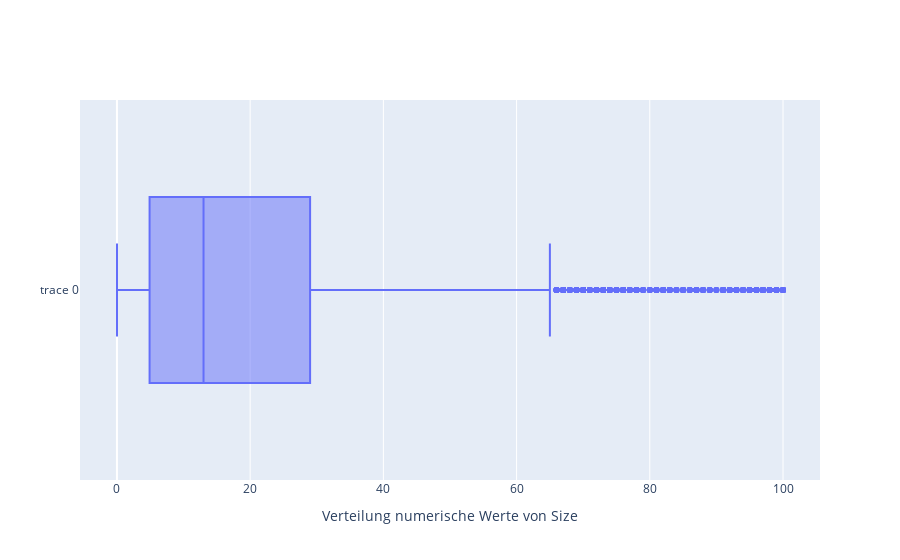

Here is the notebook cell this chart was saved with:
### Code cell
data = [
    go.Box( x = sorted(only_numeric_values['Size']))
    ]

fig = go.Figure(data)
fig.update_xaxes(title_text='Verteilung numerische Werte von Size')
fig.show()

### Figure 1 — Plotly figure (JSON) as saved in the notebook; plotly's stock layout.template omitted (floating-point values rounded to 4 significant figures; data arrays with more than 128 entries replaced by an {"elided": "..."} marker saying what was removed)
{"data": [{"x": {"elided": "7304 float values"}, "type": "box"}], "layout": {"xaxis": {"title": {"text": "Verteilung numerische Werte von Size"}}}}
